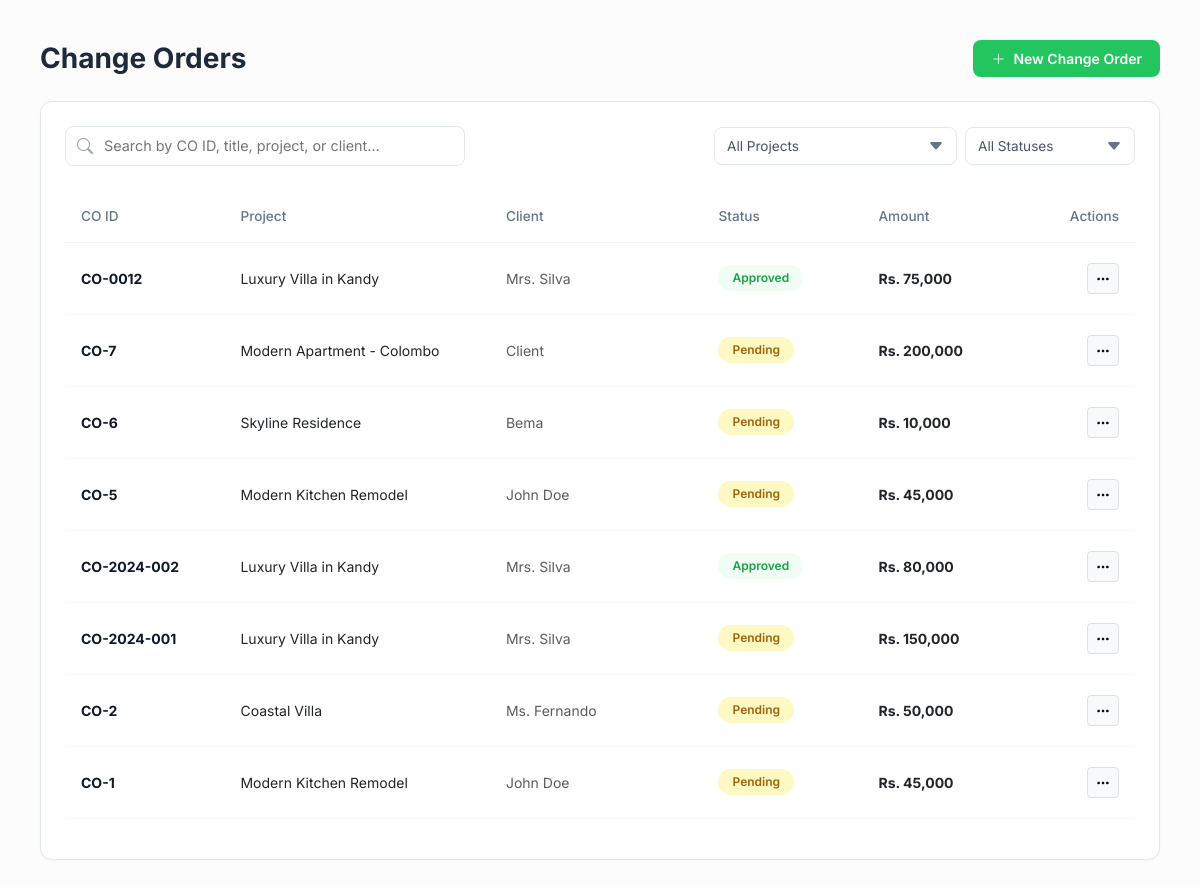
Screenshot of /features/change-orders.php (signed in) with the database file from the repository.
### tables this page shows
CREATE TABLE `change_orders` (
  `id` int(11) NOT NULL AUTO_INCREMENT,
  `co_number` varchar(50) NOT NULL,
  `project_id` int(11) NOT NULL,
  `client_id` int(11) DEFAULT NULL,
  `title` varchar(255) NOT NULL,
  `description` text DEFAULT NULL,
  `cost_impact` decimal(15,2) NOT NULL,
  `schedule_impact_days` int(11) DEFAULT 0,
  `time_impact_days` int(11) DEFAULT 0,
  `status` enum('Draft','Pending','Approved','Declined','Rejected') NOT NULL DEFAULT 'Pending',
  `client_feedback` text DEFAULT NULL,
  `approved_by` int(11) DEFAULT NULL,
  `created_by` int(11) DEFAULT NULL,
  `created_at` timestamp NOT NULL DEFAULT current_timestamp(),
  `approved_at` datetime DEFAULT NULL,
  `rejection_reason` text DEFAULT NULL,
  PRIMARY KEY (`id`),
  UNIQUE KEY `co_number` (`co_number`),
  KEY `project_id` (`project_id`),
  KEY `created_by` (`created_by`),
  CONSTRAINT `change_orders_ibfk_1` FOREIGN KEY (`project_id`) REFERENCES `projects` (`id`),
  CONSTRAINT `change_orders_ibfk_2` FOREIGN KEY (`created_by`) REFERENCES `users` (`id`)
);

CREATE TABLE `projects` (
  `id` int(11) NOT NULL AUTO_INCREMENT,
  `project_name` varchar(150) NOT NULL,
  `project_code` varchar(50) NOT NULL,
  `client_id` int(11) DEFAULT NULL,
  `client_name` varchar(100) DEFAULT NULL,
  `pm_id` int(11) DEFAULT NULL,
  `budget` decimal(15,2) DEFAULT 0.00,
  `location` varchar(255) DEFAULT NULL,
  `start_date` date DEFAULT NULL,
  `end_date` date DEFAULT NULL,
  `stage` enum('Planning','Earthwork','Framing','Roofing','Finishing','Handover') DEFAULT 'Planning',
  `progress_percent` int(11) DEFAULT 0,
  `status` enum('Active','Completed','On Hold','Archived') DEFAULT 'Active',
  `thumbnail_url` varchar(255) DEFAULT NULL,
  `created_at` timestamp NOT NULL DEFAULT current_timestamp(),
  `updated_at` timestamp NOT NULL DEFAULT current_timestamp() ON UPDATE current_timestamp(),
  PRIMARY KEY (`id`),
  UNIQUE KEY `project_code` (`project_code`)
);

### features/change-orders.php (the view, shortened to what this page needs)
<?php
require_once __DIR__ . '/../db.php';
try {
    $query = "
        SELECT co.*,
               p.project_name,
               COALESCE(c.full_name, NULLIF(p.client_name, ''), 'Client') AS client_name
        FROM change_orders co
        LEFT JOIN projects p ON co.project_id = p.id
        LEFT JOIN clients c ON (co.client_id = c.id OR (co.client_id IS NULL AND p.id = c.project_id))
        ORDER BY co.id DESC
    ";
    $change_orders = $pdo->query($query)->fetchAll(PDO::FETCH_ASSOC);
} catch (PDOException $e) {
    die("Database Error: " . $e->getMessage());
}
function getCoPillClass($status) {
    switch ($status) {
        case 'Approved':
            return 'pill-approved';
        case 'Pending':
            return 'pill-pending';
    }
}
?>
<!DOCTYPE html>
<html lang="en">
<head>
    <link href="https://cdn.jsdelivr.net/npm/bootstrap@5.3.0/dist/css/bootstrap.min.css" rel="stylesheet">
    <link rel="stylesheet" href="https://cdn.jsdelivr.net/npm/bootstrap-icons@1.10.0/font/bootstrap-icons.css">
</head>
<body>
    <div class="main-container">
        <div class="d-flex justify-content-between align-items-center mb-4">
            <h1 class="h3 fw-bold mb-0">Change Orders</h1>
            <button class="btn-new-co" data-bs-toggle="modal" data-bs-target="#newCoModal">
                <i class="bi bi-plus-lg"></i> New Change Order
            </button>
        </div>
        <div class="nexus-card">
            <div class="d-flex justify-content-between align-items-center gap-3 flex-wrap mb-4">
                <div class="search-wrapper">
                    <i class="bi bi-search nexus-icon"></i>
                    <input type="text" id="coSearch" class="nexus-input" placeholder="Search by CO ID, title, project, or client...">
                </div>
                <div class="d-flex gap-2">
                    <select id="projectFilter" class="nexus-select" onchange="filterChangeOrders()">
                        <option value="All">All Projects</option>
                    </select>
                    <select id="statusFilter" class="nexus-select" onchange="filterChangeOrders()">
                        <option value="All">All Statuses</option>
                    </select>
                </div>
            </div>
            <div class="table-responsive">
                <table class="table align-middle" id="coTable">
                    <thead>
                        <tr class="text-muted small">
                            <th width="15%">CO ID</th>
                            <th width="25%">Project</th>
                            <th width="20%">Client</th>
                            <th width="15%">Status</th>
                            <th width="18%">Amount</th>
                            <th width="7%" class="text-end">Actions</th>
                        </tr>
                    </thead>
                    <tbody>
                        <?php foreach ($change_orders as $co):
                            $coCode = !empty($co['co_number']) ? $co['co_number'] : ('CO-' . $co['id']);
                            $pillClass = getCoPillClass($co['status']);
                        ?>
                        <tr class="co-row"
                            data-project="<?= htmlspecialchars($co['project_name'] ?? '') ?>"
                            data-status="<?= htmlspecialchars($co['status']) ?>"
                            data-search="<?= htmlspecialchars(strtolower($coCode . ' ' . ($co['title'] ?? '') . ' ' . ($co['project_name'] ?? '') . ' ' . ($co['client_name'] ?? ''))) ?>">
                            <td>
                                <a href="co_view.php?id=<?= $co['id'] ?>" class="co-link">
                                    <?= htmlspecialchars($coCode) ?>
                                </a>
                            </td>
                            <td><?= htmlspecialchars($co['project_name'] ?? 'General') ?></td>
                            <td class="text-muted"><?= htmlspecialchars($co['client_name']) ?></td>
                            <td>
                                <span class="pill <?= $pillClass ?>">
                                    <?= htmlspecialchars($co['status']) ?>
                                </span>
                            </td>
                            <td class="amount-text">Rs. <?= number_format($co['cost_impact']) ?></td>
                            <td class="text-end">
                                <div class="dropdown">
                                    <button class="btn btn-sm btn-light border p-1 px-2" data-bs-toggle="dropdown" aria-expanded="false">
                                        <i class="bi bi-three-dots"></i>
                                    </button>
                                </div>
                            </td>
                        </tr>
                        <?php endforeach; ?>
                    </tbody>
                </table>
            </div>
        </div>
    </div>
</body>
</html>

### features/change-orders.php (style rules this page uses)
body { font-family: 'Inter', sans-serif; background-color: #fcfcfc; color: #1e293b; }
.main-container { padding: 2.5rem; }
.nexus-card { background: #fff; border: 1px solid #e2e8f0; border-radius: 12px; padding: 1.5rem; box-shadow: 0 1px 2px rgba(0,0,0,0.03); }
.search-wrapper { position: relative; max-width: 400px; flex-grow: 1; }
.nexus-icon { position: absolute; left: 12px; top: 50%; transform: translateY(-50%); color: #94a3b8; }
.nexus-input { width: 100%; padding: 8px 12px 8px 38px; border: 1px solid #e2e8f0; border-radius: 8px; font-size: 0.9rem; background: #fff; }
.nexus-select { padding: 8px 35px 8px 12px; border: 1px solid #e2e8f0; border-radius: 8px; font-size: 0.85rem; color: #475569; background: #fff; appearance: none; background-repeat: no-repeat; background-position: right 12px center; min-width: 170px; }
.table thead th { border-bottom: 1px solid #f1f5f9; color: #64748b; font-weight: 500; font-size: 0.85rem; padding: 1rem; }
.table tbody td { padding: 1.25rem 1rem; border-bottom: 1px solid #f8fafc; font-size: 0.875rem; vertical-align: middle; }
.co-link { color: #0f172a; text-decoration: none; font-weight: 700; }
.pill { padding: 4px 14px; border-radius: 20px; font-size: 0.75rem; font-weight: 600; display: inline-block; text-align: center; }
.pill-approved { background: #f0fdf4; color: #16a34a; }
.pill-pending { background: #fef9c3; color: #a16207; }
.amount-text { color: #10b981; font-weight: 700; font-size: 0.92rem; }
.btn-new-co { background-color: #22c55e; border: none; color: #fff; font-weight: 600; border-radius: 8px; padding: 8px 18px; font-size: 0.875rem; display: flex; align-items: center; gap: 8px; transition: background 0.2s; text-decoration: none; }

### rows the page displays
change_orders: co_number "CO-0012", project.project_name "Luxury Villa in Kandy", client_name "Mrs. Silva", status "Approved", cost_impact "75,000"
change_orders: co_number "CO-7", project.project_name "Modern Apartment - Colombo", client_name "Client", status "Pending", cost_impact "200,000"
change_orders: co_number "CO-6", project.project_name "Skyline Residence", client_name "Bema", status "Pending", cost_impact "10,000"
change_orders: co_number "CO-5", project.project_name "Modern Kitchen Remodel", client_name "John Doe", status "Pending", cost_impact "45,000"
change_orders: co_number "CO-2024-002", project.project_name "Luxury Villa in Kandy", client_name "Mrs. Silva", status "Approved", cost_impact "80,000"
change_orders: co_number "CO-2024-001", project.project_name "Luxury Villa in Kandy", client_name "Mrs. Silva", status "Pending", cost_impact "150,000"
change_orders: co_number "CO-2", project.project_name "Coastal Villa", client_name "Ms. Fernando", status "Pending", cost_impact "50,000"
change_orders: co_number "CO-1", project.project_name "Modern Kitchen Remodel", client_name "John Doe", status "Pending", cost_impact "45,000"
